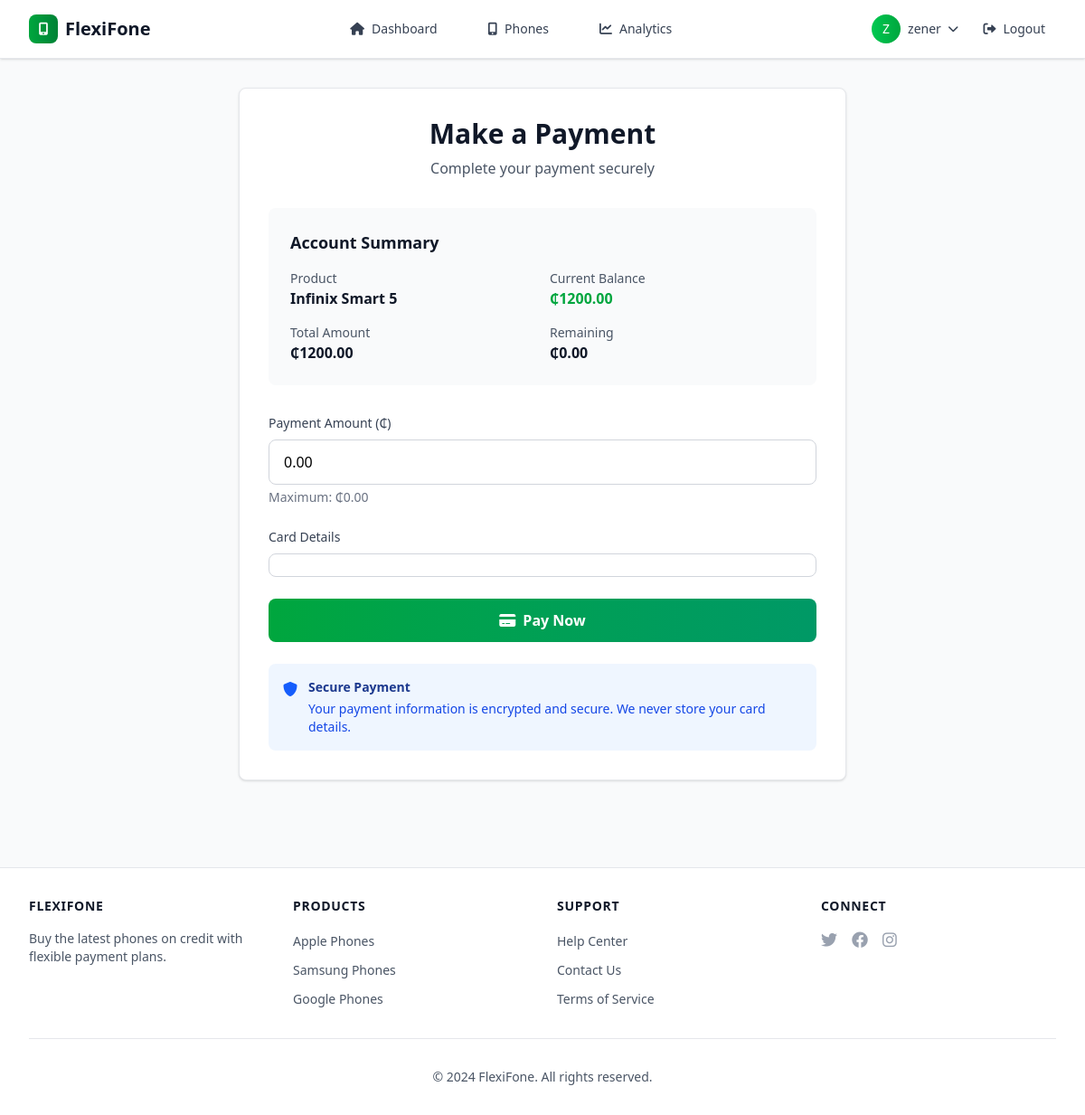
Page /accounts/embedded-payment/ (signed in) on the committed database.
### accounts/models.py (models this page shows, shortened)
class User(AbstractUser):
    national_id = models.CharField(
        max_length=20, unique=True, help_text="National ID or Passport Number")
    is_verified = models.BooleanField(
        default=False, help_text="Set to true if user's ID has been manually verified by an admin.")
    stripe_customer_id = models.CharField(
        max_length=255, blank=True, null=True)
    credit_score = models.IntegerField(
        default=0, validators=[MinValueValidator(0), MaxValueValidator(850)],
        help_text="Credit score for BNPL eligibility")
    monthly_income = models.DecimalField(
        max_digits=10, decimal_places=2, null=True, blank=True,
        help_text="Monthly income for credit assessment")

class CreditAccount(models.Model):
    class AccountType(models.TextChoices):
        SAVINGS = 'SAVINGS', 'Save-to-Own'
        CREDIT = 'CREDIT', 'Buy Now, Pay Later'
    class Status(models.TextChoices):
        PENDING = 'PENDING', 'Pending Approval'
        ACTIVE = 'ACTIVE', 'Active'
        COMPLETED = 'COMPLETED', 'Completed'
        CLOSED = 'CLOSED', 'Closed'
        REPAYING = 'REPAYING', 'Repaying'
        OVERDUE = 'OVERDUE', 'Overdue'
        PAID_OFF = 'PAID_OFF', 'Paid Off'
        DECLINED = 'DECLINED', 'Declined'
    user = models.OneToOneField(
        User, on_delete=models.CASCADE, related_name='credit_account')
    product = models.ForeignKey(Product, on_delete=models.PROTECT)
    balance = models.DecimalField(
        max_digits=10, decimal_places=2, default=0.00)
    account_type = models.CharField(
        max_length=10, choices=AccountType.choices, default=AccountType.CREDIT)
    status = models.CharField(
        max_length=10, choices=Status.choices, default=Status.PENDING)
    loan_amount = models.DecimalField(
        max_digits=10, decimal_places=2, null=True, blank=True)
    installment_amount = models.DecimalField(
        max_digits=10, decimal_places=2, null=True, blank=True)
    installment_count = models.IntegerField(
        default=12, help_text="Number of installments")
    interest_rate = models.DecimalField(
        max_digits=5, decimal_places=2, default=0.00)
    next_payment_due_date = models.DateField(null=True, blank=True)
    last_payment_date = models.DateField(null=True, blank=True)
    accepted_terms = models.BooleanField(default=False)
    accepted_at = models.DateTimeField(null=True, blank=True)
    created_at = models.DateTimeField(auto_now_add=True)
    updated_at = models.DateTimeField(auto_now=True)
    @property
    def remaining_balance(self):
        if self.account_type == self.AccountType.CREDIT:
            return (self.loan_amount or 0) - self.balance
        return self.product.price - self.balance

class Product(models.Model):
    BRAND_CHOICES = [
        ('APPLE', 'Apple'),
        ('SAMSUNG', 'Samsung'),
        ('GOOGLE', 'Google'),
        ('ONEPLUS', 'OnePlus'),
        ('XIAOMI', 'Xiaomi'),
        ('OTHER', 'Other'),
    ]
    name = models.CharField(max_length=100)
    brand = models.CharField(
        max_length=20, choices=BRAND_CHOICES, default='OTHER')
    description = models.TextField()
    price = models.DecimalField(max_digits=10, decimal_places=2)
    image = models.ImageField(upload_to='products/', null=True, blank=True)
    is_active = models.BooleanField(default=True)
    stock_quantity = models.IntegerField(default=0)
    credit_available = models.BooleanField(
        default=True, help_text="Whether this product is available for credit purchase")
    min_credit_score = models.IntegerField(
        default=600, help_text="Minimum credit score required for this product")
    max_installments = models.IntegerField(
        default=12, help_text="Maximum number of installments allowed")
    interest_rate = models.DecimalField(
        max_digits=5, decimal_places=2, default=0.00, help_text="Annual interest rate (%)")
    created_at = models.DateTimeField(auto_now_add=True, null=True, blank=True)
    updated_at = models.DateTimeField(auto_now=True, null=True, blank=True )

### accounts/views.py (the view)
# urls.py: path('embedded-payment/', embedded_payment_view, name='embedded_payment'),
@login_required
def embedded_payment_view(request):
    try:
        credit_account = request.user.credit_account
    except CreditAccount.DoesNotExist:
        messages.error(request, "You don't have an active credit account.")
        return redirect('accounts:dashboard')
    context = {
        'credit_account': credit_account,
        'stripe_public_key': settings.STRIPE_PUBLISHABLE_KEY
    }
    return render(request, 'embedded_payment.html', context)

### templates/embedded_payment.html (shortened to what this page needs)
{% extends 'base.html' %}
{% block content %}
<div class="max-w-2xl mx-auto">
    <div class="bg-white rounded-lg shadow-sm border border-gray-200 p-8">
        <div class="text-center mb-8">
            <h1 class="text-3xl font-bold text-gray-900 mb-2">Make a Payment</h1>
            <p class="text-gray-600">Complete your payment securely</p>
        </div>
        {% if credit_account %}
        <div class="bg-gray-50 rounded-lg p-6 mb-8">
            <h2 class="text-lg font-semibold text-gray-900 mb-4">Account Summary</h2>
            <div class="grid grid-cols-2 gap-4">
                <div>
                    <p class="text-sm text-gray-600">Product</p>
                    <p class="font-semibold text-gray-900">{{ credit_account.product.name }}</p>
                </div>
                <div>
                    <p class="text-sm text-gray-600">Current Balance</p>
                    <p class="font-semibold text-green-600">₵{{ credit_account.balance }}</p>
                </div>
                <div>
                    <p class="text-sm text-gray-600">Total Amount</p>
                    <p class="font-semibold text-gray-900">₵{{ credit_account.product.price }}</p>
                </div>
                <div>
                    <p class="text-sm text-gray-600">Remaining</p>
                    <p class="font-semibold text-gray-900">₵{{ credit_account.remaining_balance }}</p>
                </div>
            </div>
        </div>
        <form id="payment-form" class="space-y-6">
            <div>
                <label for="amount" class="block text-sm font-medium text-gray-700 mb-2">
                    Payment Amount (₵)
                </label>
                <input type="number"
                       id="amount"
                       name="amount"
                       min="1"
                       max="{{ credit_account.remaining_balance }}"
                       step="0.01"
                       value="{{ credit_account.remaining_balance }}"
                       class="w-full px-4 py-3 border border-gray-300 rounded-lg focus:ring-2 focus:ring-green-500 focus:border-green-500"
                       required>
                <p class="text-sm text-gray-500 mt-1">Maximum: ₵{{ credit_account.remaining_balance }}</p>
            </div>
            <div>
                <label class="block text-sm font-medium text-gray-700 mb-2">
                    Card Details
                </label>
                <div id="card-element" class="w-full px-4 py-3 border border-gray-300 rounded-lg focus-within:ring-2 focus-within:ring-green-500 focus-within:border-green-500">
                </div>
            </div>
            <button type="submit"
                    id="submit-button"
                    class="w-full bg-gradient-to-r from-green-600 to-emerald-600 text-white py-3 px-6 rounded-lg font-semibold hover:from-green-700 hover:to-emerald-700 transition-all duration-200 flex items-center justify-center">
                <i class="fas fa-credit-card mr-2"></i>
                <span id="button-text">Pay Now</span>
            </button>
        </form>
        <div class="mt-6 p-4 bg-blue-50 rounded-lg">
            <div class="flex items-start">
                <i class="fas fa-shield-alt text-blue-600 mt-1 mr-3"></i>
                <div>
                    <h3 class="text-sm font-semibold text-blue-900">Secure Payment</h3>
                    <p class="text-sm text-blue-700 mt-1">Your payment information is encrypted and secure. We never store your card details.</p>
                </div>
            </div>
        </div>
        {% endif %}
    </div>
</div>
{% endblock %}

### theme/templates/base.html (shortened to what this page needs)
{% load static tailwind_tags %}
<!DOCTYPE html>
<html lang="en">
<head>
    {% tailwind_css %}
    <link href="https://cdnjs.cloudflare.com/ajax/libs/font-awesome/6.0.0/css/all.min.css" rel="stylesheet">
    <link href="https://cdn.jsdelivr.net/npm/toastify-js/src/toastify.min.css" rel="stylesheet">
</head>
<body class="bg-gray-50 font-sans">
    <nav class="bg-white border-b border-gray-200 shadow-sm">
        <div class="max-w-7xl mx-auto px-4 sm:px-6 lg:px-8">
            <div class="flex justify-between items-center h-16">
                <div class="flex items-center">
                    <a href="{% url 'accounts:dashboard' %}" class="flex items-center space-x-2">
                        <div class="w-8 h-8 bg-gradient-to-r from-green-600 to-green-700 rounded-lg flex items-center justify-center">
                            <i class="fas fa-mobile-alt text-white text-sm"></i>
                        </div>
                        <span class="text-xl font-bold text-gray-900">FlexiFone</span>
                    </a>
                </div>
                <div class="hidden md:flex items-center space-x-8">
                    {% if user.is_authenticated %}
                        <a href="{% url 'accounts:dashboard' %}" class="text-gray-700 hover:text-green-600 px-3 py-2 rounded-md text-sm font-medium transition-colors">
                            <i class="fas fa-home mr-2"></i>Dashboard
                        </a>
                        <a href="{% url 'phones:phone_list' %}" class="text-gray-700 hover:text-green-600 px-3 py-2 rounded-md text-sm font-medium transition-colors">
                            <i class="fas fa-mobile-alt mr-2"></i>Phones
                        </a>
                        {% if user.is_staff %}
                            <a href="{% url 'accounts:business_dashboard' %}" class="text-gray-700 hover:text-green-600 px-3 py-2 rounded-md text-sm font-medium transition-colors">
                                <i class="fas fa-chart-line mr-2"></i>Analytics
                            </a>
                        {% endif %}
                    {% endif %}
                </div>
                <div class="flex items-center space-x-4">
                    {% if user.is_authenticated %}
                        <div class="relative">
                            <button class="flex items-center space-x-2 text-gray-700 hover:text-green-600 transition-colors">
                                <div class="w-8 h-8 bg-gradient-to-r from-green-500 to-green-600 rounded-full flex items-center justify-center">
                                    <span class="text-white text-sm font-medium">{{ user.username|first|upper }}</span>
                                </div>
                                <span class="hidden md:block text-sm font-medium">{{ user.username }}</span>
                                <i class="fas fa-chevron-down text-xs"></i>
                            </button>
                        </div>
                        <a href="{% url 'accounts:logout' %}" class="text-gray-700 hover:text-red-600 px-3 py-2 rounded-md text-sm font-medium transition-colors">
                            <i class="fas fa-sign-out-alt mr-2"></i>Logout
                        </a>
                    {% endif %}
                </div>
            </div>
        </div>
    </nav>
    <main class="max-w-7xl mx-auto px-4 sm:px-6 lg:px-8 py-8">
        {% block content %}{% endblock %}
    </main>
    <footer class="bg-white border-t border-gray-200 mt-16">
        <div class="max-w-7xl mx-auto px-4 sm:px-6 lg:px-8 py-8">
            <div class="grid grid-cols-1 md:grid-cols-4 gap-8">
                <div>
                    <h3 class="text-sm font-semibold text-gray-900 tracking-wider uppercase">FlexiFone</h3>
                    <p class="mt-4 text-sm text-gray-600">Buy the latest phones on credit with flexible payment plans.</p>
                </div>
                <div>
                    <h3 class="text-sm font-semibold text-gray-900 tracking-wider uppercase">Products</h3>
                    <ul class="mt-4 space-y-2">
                        <li><a href="#" class="text-sm text-gray-600 hover:text-green-600">Apple Phones</a></li>
                        <li><a href="#" class="text-sm text-gray-600 hover:text-green-600">Samsung Phones</a></li>
                        <li><a href="#" class="text-sm text-gray-600 hover:text-green-600">Google Phones</a></li>
                    </ul>
                </div>
                <div>
                    <h3 class="text-sm font-semibold text-gray-900 tracking-wider uppercase">Support</h3>
                    <ul class="mt-4 space-y-2">
                        <li><a href="#" class="text-sm text-gray-600 hover:text-green-600">Help Center</a></li>
                        <li><a href="#" class="text-sm text-gray-600 hover:text-green-600">Contact Us</a></li>
                        <li><a href="#" class="text-sm text-gray-600 hover:text-green-600">Terms of Service</a></li>
                    </ul>
                </div>
                <div>
                    <h3 class="text-sm font-semibold text-gray-900 tracking-wider uppercase">Connect</h3>
                    <div class="mt-4 flex space-x-4">
                        <a href="#" class="text-gray-400 hover:text-green-600">
                            <i class="fab fa-twitter text-lg"></i>
                        </a>
                        <a href="#" class="text-gray-400 hover:text-green-600">
                            <i class="fab fa-facebook text-lg"></i>
                        </a>
                        <a href="#" class="text-gray-400 hover:text-green-600">
                            <i class="fab fa-instagram text-lg"></i>
                        </a>
                    </div>
                </div>
            </div>
            <div class="mt-8 pt-8 border-t border-gray-200">
                <p class="text-sm text-gray-600 text-center">&copy; 2024 FlexiFone. All rights reserved.</p>
            </div>
        </div>
    </footer>
</body>
</html>

### rows in the picture
User: username|first "Z", username "zener"
CreditAccount: product.name "Infinix Smart 5", balance "1200.00", product.price "1200.00", remaining_balance "0.00", amount "0.00"
